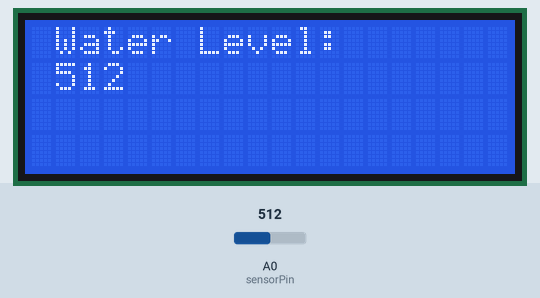
This sketch was run on a simulated Arduino Uno, built with avr-gcc and run on an emulated ATmega328P. On the bench: 20×4 character LCD. Inputs (shaded band) come from the test bench; at power-on: A0 (sensorPin) = 512.

Above: at 1.2 s.
1.3 s: A0 (sensorPin) set to 716
At 2.6 s:
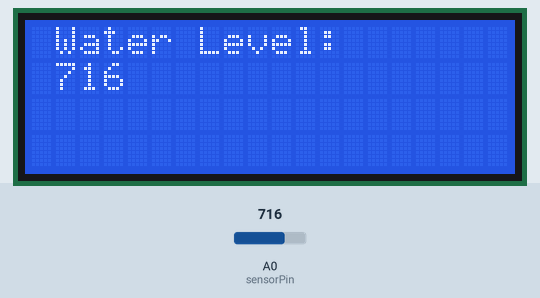
3.6 s: A0 (sensorPin) set to 900
At 5.3 s:
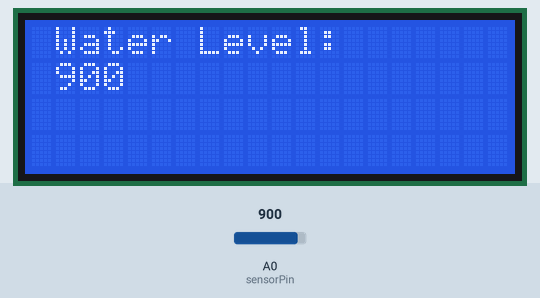
5.6 s: A0 (sensorPin) set to 1023
At 7.3 s:
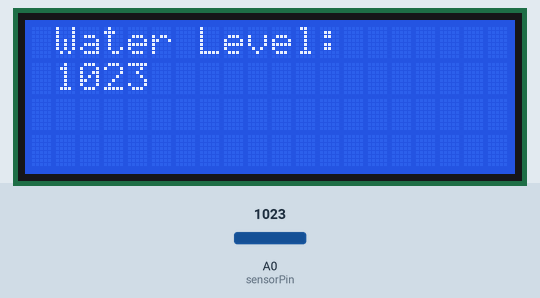
Timing chart, 0 to 8.8 s (numbered marks = the images above; inputs shaded):
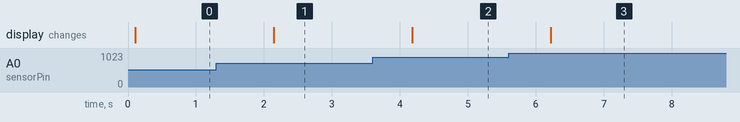

Measured:
- after the input at 1.3 s, the display: changes after 0.84 s (image 1)
- after the input at 3.6 s, the display: changes after 0.58 s (image 2)
- after the input at 5.6 s, the display: changes after 0.62 s (image 3)

The sketch:

waterSens.ino
```cpp
#include <Wire.h>
#include <LiquidCrystal_I2C.h>

//initialize pins
#define sensorPower 7
#define sensorPin A0

int val = 0;
int prev = 0;

// set the LCD address to 0x27 for a 16 chars and 2 line display
LiquidCrystal_I2C lcd(0x27,20,4);

void setup()
{
  // Set D7 as an OUTPUT
  pinMode(sensorPower, OUTPUT);

  // Set to LOW so no power flows through the sensor
  digitalWrite(sensorPower, LOW);

  Serial.begin(9600);
  // initialize the lcd
  lcd.begin();
  // Print a message to the LCD.
  lcd.backlight();
  lcd.setCursor(1,0);
  lcd.print("Water Level:");
}


void loop()
{
  //get the reading from the function below and print it
  int level = readSensor();

  //Update LCD screen
  //Check if water level changed.
  if(prev != level){
    lcd.clear();
    lcd.setCursor(1,0);
    lcd.print("Water Level:");
    lcd.setCursor(1,1);
    lcd.print(level);
    prev = level;
  }

  //Sleep 1s.
  delay(1000);
}


//This is a function used to get the reading
int readSensor() {
  // Turn the sensor ON
  digitalWrite(sensorPower, HIGH);
  // wait 10 milliseconds
  delay(10);
  // Read the analog value form sensor
  val = analogRead(sensorPin);
  // Turn the sensor OFF
  digitalWrite(sensorPower, LOW);
  // Return current reading
  return val;
}
```
